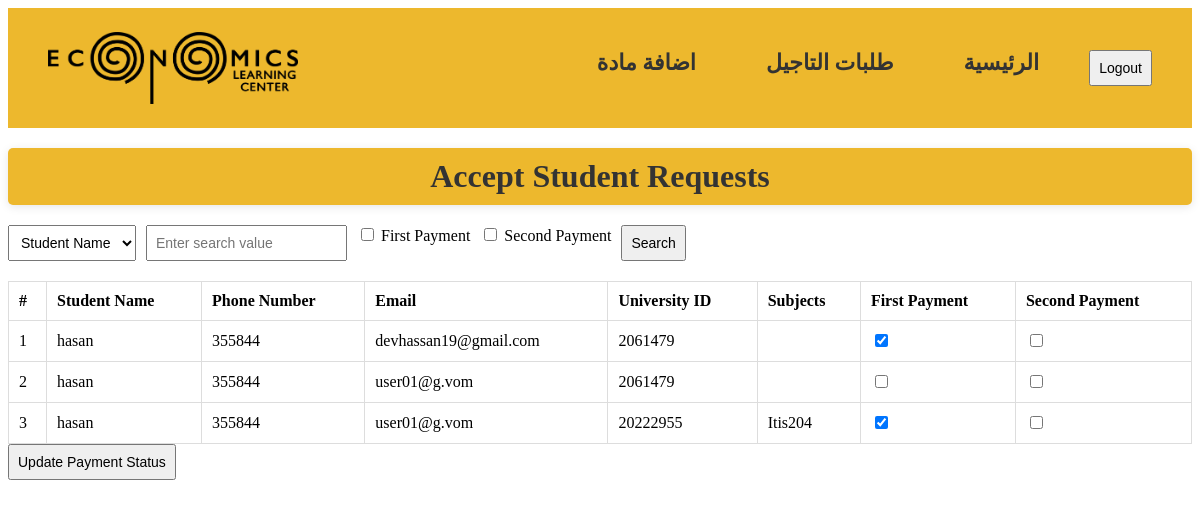
The page /accepted-requests/ on the database as committed earlier.
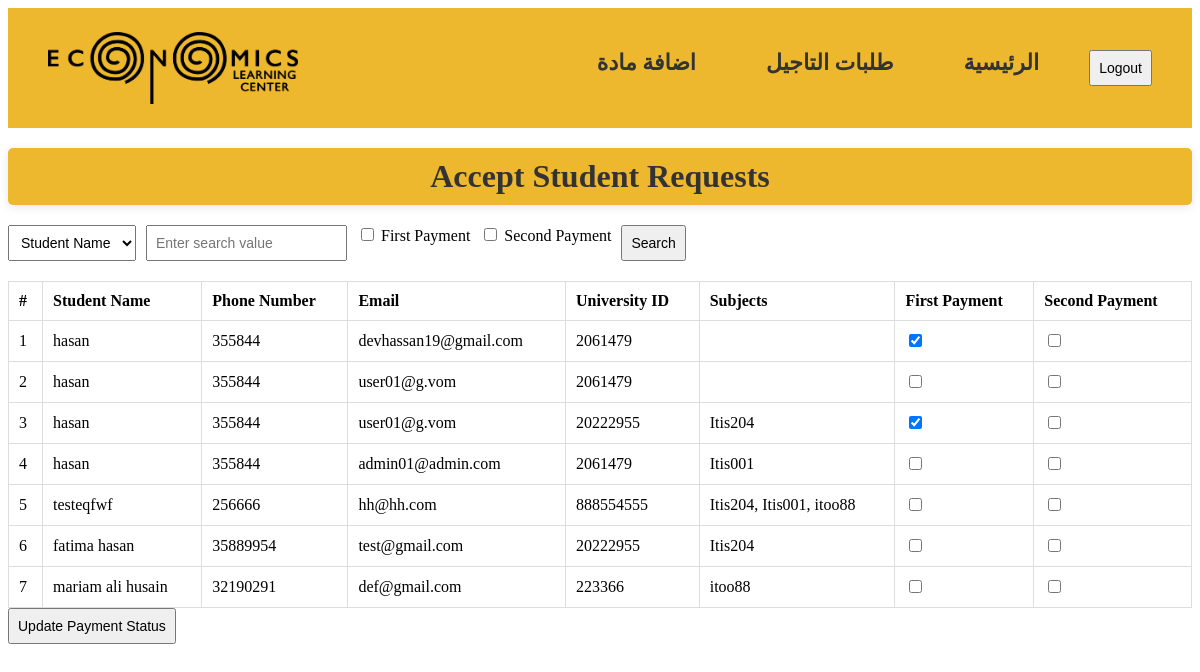
The same page on the database as committed later.
### main_app/models.py (models this page shows, shortened)
class StudentRequest(models.Model):
    student_name = models.CharField(max_length=255)
    phone_number = models.CharField(max_length=15, null=True)  # Allow null values if needed
    email = models.EmailField(max_length=255, null=True)  # Allow null values if needed
    univ_id = models.CharField(max_length=20, null=True)  # Allow null values
    subject = models.ManyToManyField(Subject)
    attachment = models.FileField(upload_to='attachments/', blank=True, null=True)
    status = models.CharField(max_length=10, default='Pending')
    created_at = models.DateTimeField(auto_now_add=True)
    first_payment = models.BooleanField(default=False)
    second_payment = models.BooleanField(default=False)

class Subject(models.Model):
    name = models.CharField(max_length=100)
    price = models.DecimalField(max_digits=10, decimal_places=2)
    image = models.ImageField(upload_to='subject_images/')
    description = models.TextField(blank=True, null=True)
    created_at = models.DateTimeField(default=timezone.now)  # Set default value here
    updated_at = models.DateTimeField(auto_now=True)
    advance_payment = models.DecimalField(max_digits=10, decimal_places=2, default=0.00)  # New field for advance payment

### main_app/views.py (the view, shortened to what this page needs)
# urls.py: path('accepted-requests/', views.accept_admin, name='accept_admin'),
def accept_admin(request):
    query = request.GET.get('search', '')
    query_field = request.GET.get('field', 'student_name')  # Default to student_name
    first_payment = request.GET.get('first_payment')  # Check if first_payment is checked
    second_payment = request.GET.get('second_payment')  # Check if second_payment is checked
    accepted_requests = StudentRequest.objects.filter(status='Approved')
    if first_payment and not second_payment:
        accepted_requests = accepted_requests.filter(first_payment=False)
    elif second_payment and not first_payment:
        accepted_requests = accepted_requests.filter(second_payment=False)
    return render(request, 'accounts/accept_admin.html', {
        'requests': accepted_requests,
        'query': query,
        'query_field': query_field,
        'first_payment': first_payment,
        'second_payment': second_payment
    })

### main_app/templates/accounts/accept_admin.html (shortened to what this page needs)
{% load static %}
<!DOCTYPE html>
<html>
<head>
  <link rel="stylesheet" href="{% static 'styles/accept_admin.css' %}">
</head>
<body>
  <header>
    <nav>
      <img src="{% static 'images/logo-horizantal.png' %}" alt="Elc logo" />
      <ul>
        <li><a href="{% url 'add_subject' %}">اضافة مادة</a></li>
        <li><a href="{% url 'accept_admin' %}">طلبات التاجيل</a></li>
        <li><a href="{% url 'admin_page' %}">الرئيسية</a></li>
        <li>
          <form action="{% url 'logout' %}" method="POST">
            <button type="submit">Logout</button>
          </form>
        </li>
      </ul>
    </nav>
  </header>
<h2>Accept Student Requests</h2>
<div class="search-bar">
  <form method="GET" action="{% url 'accept_admin' %}">
      <select name="field">
          <option value="student_name" {% if query_field == 'student_name' %}selected{% endif %}>Student Name</option>
      </select>
      <input type="text" name="search" value="{{ query }}" placeholder="Enter search value">
      <label>
          <input type="checkbox" name="first_payment" {% if first_payment %}checked{% endif %}> First Payment
      </label>
      <label>
          <input type="checkbox" name="second_payment" {% if second_payment %}checked{% endif %}> Second Payment
      </label>
      <button type="submit">Search</button>
  </form>
</div>
<form method="POST" action="{% url 'accept_admin' %}">
  <table>
    <thead>
      <tr>
        <th>#</th>
        <th>Student Name</th>
        <th>Phone Number</th>
        <th>Email</th>
        <th>University ID</th>
        <th>Subjects</th>
        <th>First Payment</th>
        <th>Second Payment</th>
      </tr>
    </thead>
    <tbody>
      {% for request in requests %}
      <tr>
        <td>{{ forloop.counter }}</td>
        <td>{{ request.student_name }}</td>
        <td>{{ request.phone_number }}</td>
        <td>{{ request.email }}</td>
        <td>{{ request.univ_id }}</td>
        <td>
          {% for subject in request.subject.all %}
            {{ subject.name }}{% if not forloop.last %}, {% endif %}
          {% endfor %}
        </td>
        <td>
          <input type="checkbox" name="first_payment_{{ request.id }}" {% if request.first_payment %}checked{% endif %}>
        </td>
        <td>
          <input type="checkbox" name="second_payment_{{ request.id }}" {% if request.second_payment %}checked{% endif %}>
        </td>
      </tr>
      {% empty %}
      <tr><td colspan="8">No approved requests found</td></tr>
      {% endfor %}
    </tbody>
  </table>
  <button type="submit">Update Payment Status</button>
</form>
</body>
</html>

Rows that differ between the two databases and show on the page:
added StudentRequest: student_name "hasan", phone_number "355844", email "admin01@admin.com", univ_id "2061479"
now on this page (row unchanged): Subject: name "Itis001"
added StudentRequest: student_name "testeqfwf", phone_number "256666", email "hh@hh.com", univ_id "888554555", Subject (name "Itis204")
added Subject: name "itoo88"
added StudentRequest: student_name "fatima hasan", phone_number "35889954", email "test@gmail.com", univ_id "20222955", Subject (name "Itis204")
added StudentRequest: student_name "mariam ali husain", phone_number "32190291", email "def@gmail.com", univ_id "223366"
